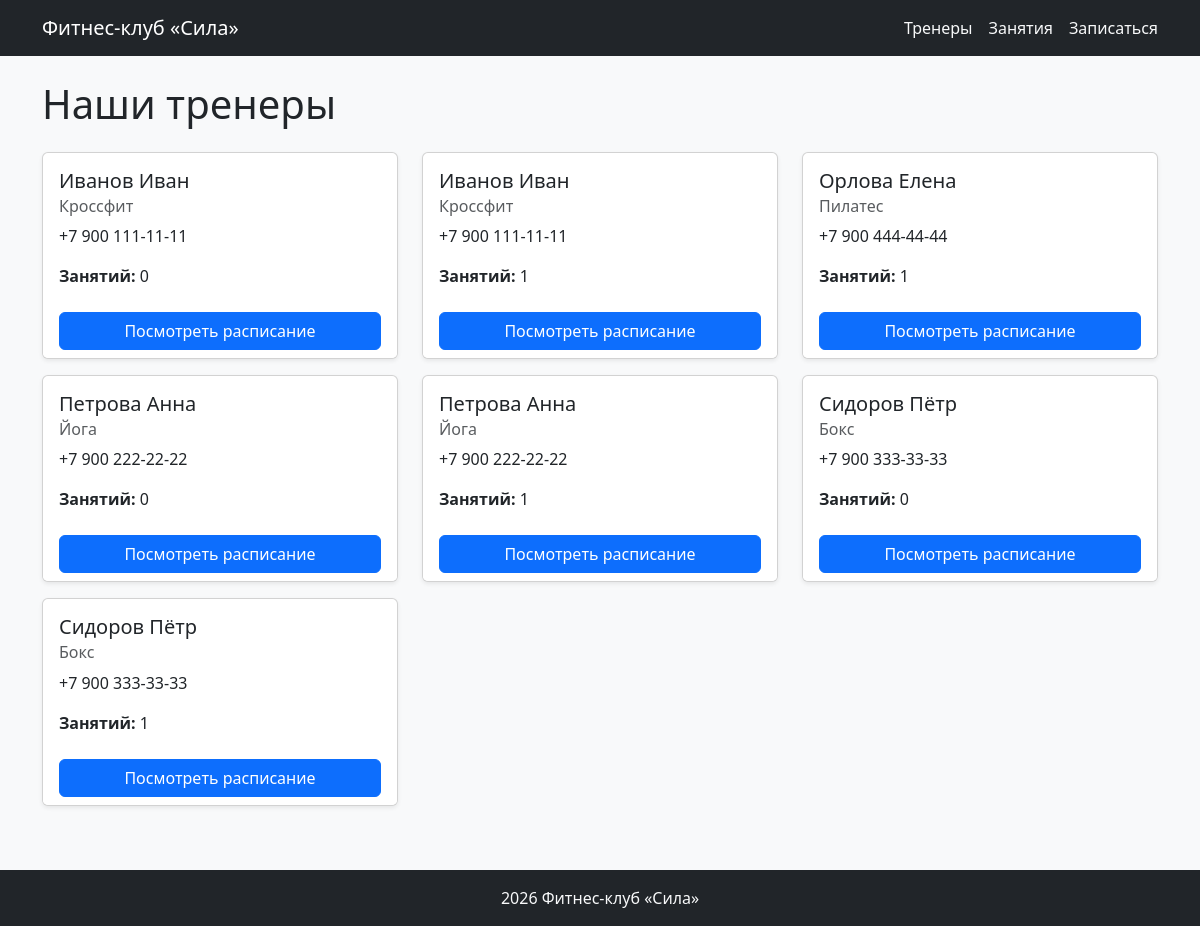
Screenshot of /trainers/ with the database file from the repository.
### club/models.py (models this page shows, shortened)
class Trainer(models.Model):
    full_name = models.CharField('ФИО', max_length=200)
    specialization = models.CharField('Специализация', max_length=200)
    phone = models.CharField('Телефон', max_length=30)
    class Meta:
        verbose_name = 'Тренер'
        verbose_name_plural = 'Тренеры'
        ordering = ['full_name']

### club/views.py (the view)
# urls.py: path('trainers/', TrainerListView.as_view(), name='trainer_list'),
class TrainerListView(ListView):
    model = Trainer
    template_name = 'club/trainer_list.html'
    context_object_name = 'trainers'  # Под каким именем список попадет в шаблон
    def get_queryset(self):
        return Trainer.objects.prefetch_related('classes').all()

### templates/club/trainer_list.html (shortened to what this page needs)
{% extends 'base.html' %}
{% block content %}
<h1 class="mb-4">Наши тренеры</h1>
<div class="row">
    {% for trainer in trainers %}
        <div class="col-md-4 mb-3">
            <div class="card h-100 shadow-sm">
                <div class="card-body">
                    <h5 class="card-title">{{ trainer.full_name }}</h5>
                    <h6 class="card-subtitle mb-2 text-muted">{{ trainer.specialization }}</h6>
                    <p class="card-text">{{ trainer.phone }}</p>
                    <p class="card-text"><strong>Занятий:</strong> {{ trainer.classes.count }}</p>
                </div>
                <div class="card-footer bg-white border-top-0">
                    <a href="{% url 'club:trainer_detail' trainer.pk %}" class="btn btn-primary w-100">Посмотреть расписание</a>
                </div>
            </div>
        </div>
    {% empty %}
        <div class="col-12"><div class="alert alert-info">Тренеров пока нет.</div></div>
    {% endfor %}
</div>
{% endblock %}

### templates/base.html (shortened to what this page needs)
{% load static %}
<!DOCTYPE html>
<html lang="ru">
<head>
    <link href="https://cdn.jsdelivr.net/npm/bootstrap@5.3.0/dist/css/bootstrap.min.css" rel="stylesheet">
</head>
<body class="bg-light">
<nav class="navbar navbar-dark bg-dark mb-4">
    <div class="container">
        <a class="navbar-brand" href="{% url 'core:home' %}">Фитнес-клуб «Сила»</a>
        <div class="d-flex gap-3">
            <a class="text-light text-decoration-none" href="{% url 'club:trainer_list' %}">Тренеры</a>
            <a class="text-light text-decoration-none" href="{% url 'club:class_list' %}">Занятия</a>
            <a class="text-light text-decoration-none" href="{% url 'club:client_create' %}">Записаться</a>
        </div>
    </div>
</nav>
<main class="container my-4">
    {% block content %}{% endblock %}
</main>
<footer class="bg-dark text-light py-3 mt-5 text-center">
    <p class="mb-0">2026 Фитнес-клуб «Сила»</p>
</footer>
</body>
</html>

### rows the page displays
Trainer: full_name "Иванов Иван", specialization "Кроссфит", phone "+7 900 111-11-11", classes.count "0"
Trainer: full_name "Иванов Иван", specialization "Кроссфит", phone "+7 900 111-11-11", classes.count "1"
Trainer: full_name "Орлова Елена", specialization "Пилатес", phone "+7 900 444-44-44", classes.count "1"
Trainer: full_name "Петрова Анна", specialization "Йога", phone "+7 900 222-22-22", classes.count "0"
Trainer: full_name "Петрова Анна", specialization "Йога", phone "+7 900 222-22-22", classes.count "1"
Trainer: full_name "Сидоров Пётр", specialization "Бокс", phone "+7 900 333-33-33", classes.count "0"
Trainer: full_name "Сидоров Пётр", specialization "Бокс", phone "+7 900 333-33-33", classes.count "1"
